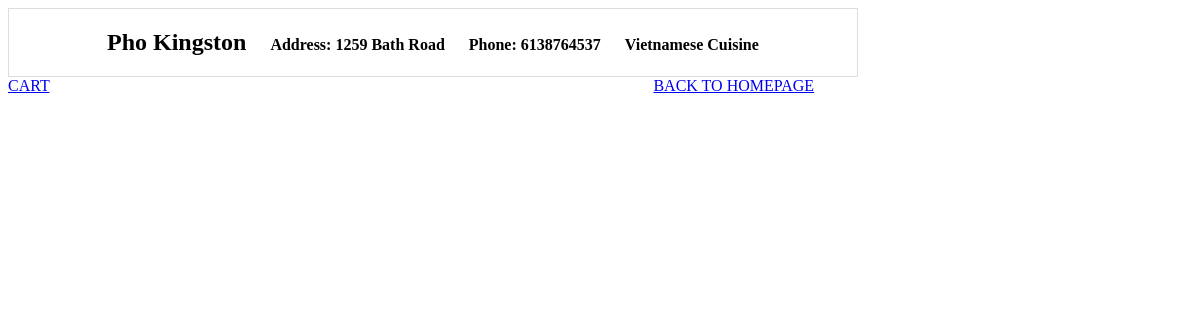
/menu/3, run on the app's committed database.
### models.py (models this page shows, shortened)
class Restaurant(db.Model): # restaurant table, associated to a list of items
    __tablename__ = 'restaurant'
    id = db.Column(db.Integer, primary_key=True)
    name = db.Column(db.String(30), unique=False, nullable=False)
    phone_number = db.Column(db.String(10), unique=True, nullable=False)
    address = db.Column(db.String(50), unique=True, nullable=False)
    cuisine = db.Column(db.String(20), nullable=False)
    item_list = db.relationship('Item', backref='restaurant', cascade='all,delete', lazy='dynamic') # can filter, delete related items when restaurant is deleted

### Homepage/Menu_Access/Menu_Access.py (the view)
@menu_blueprint.route("/menu/<restaurant_id>", methods=['GET','POST'])
def menu(restaurant_id): # access menu of a given restaurant clicked on
    restaurant = Restaurant.query.get(restaurant_id)
    if not restaurant: # error check if restaurant no found
        flash(f'Restaurant not found','danger')
        return render_template("homepage.html")
    items = restaurant.item_list
    return render_template("menupage.html", restaurant_id=restaurant_id, restaurant_name = restaurant.name,
                           restaurant_address=restaurant.address, restaurant_phone_number = restaurant.phone_number,
                           restaurant_cuisine = restaurant.cuisine, items=items) # display everything about the restaurant on the menupage

### templates/menupage.html (shortened to what this page needs)
<!DOCTYPE html>
<html>
    <head>
        <link type="text/css" rel="stylesheet" href="{{ url_for('static',filename='css/style.css') }}" />
    </head>
    <body>
        <nav class="menu-navbar">
            <h1 class="menu-nav">{{ restaurant_name }}</h1>
            <h4 class="menu-nav"> Address: {{ restaurant_address }}</h4>
            <h4 class="menu-nav"> Phone: {{ restaurant_phone_number }}</h4>
            <h4 class="menu-nav">{{ restaurant_cuisine }} Cuisine</h4>
        </nav>
        <div>
            <a href="{{ url_for('cartpage.cartpage', restaurant_id=restaurant_id) }}">CART</a>
            <a class="footer-right" href={{ url_for('homepage.homepage') }}>BACK TO HOMEPAGE</a>
        </div>
    </body>
</html>

### static/css/style.css (style rules this page uses)
.menu-navbar { display: inline-block; vertical-align: center; padding-left: 88px; padding-right: 88px; border: 1px solid #ddd; }
.menu-nav { display: inline-block; vertical-align: center; padding-left: 10px; padding-right: 10px; }
.footer-right { padding-left: 600px; }

### data on the page
Restaurant: name "Pho Kingston", address "1259 Bath Road", phone_number "6138764537", cuisine "Vietnamese"
